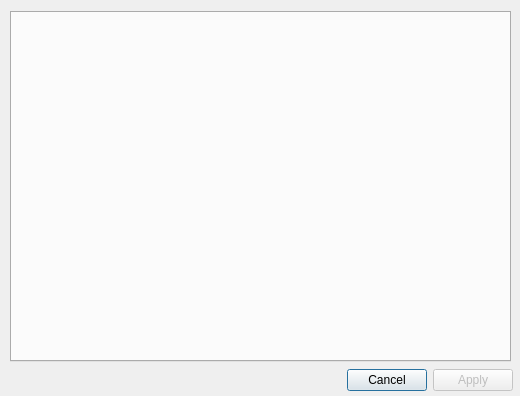
<?xml version="1.0" encoding="UTF-8"?>
<ui version="4.0">
 <class>optionsDialog</class>
 <widget class="QDialog" name="optionsDialog">
  <property name="geometry">
   <rect>
    <x>0</x>
    <y>0</y>
    <width>520</width>
    <height>396</height>
   </rect>
  </property>
  <property name="minimumSize">
   <size>
    <width>520</width>
    <height>396</height>
   </size>
  </property>
  <property name="maximumSize">
   <size>
    <width>520</width>
    <height>396</height>
   </size>
  </property>
  <property name="windowTitle">
   <string>Options:</string>
  </property>
  <widget class="QWidget" name="layoutWidget">
   <property name="geometry">
    <rect>
     <x>10</x>
     <y>10</y>
     <width>503</width>
     <height>382</height>
    </rect>
   </property>
   <layout class="QVBoxLayout" name="verticalLayout_6">
    <item>
     <widget class="QTabWidget" name="tabWidget">
      <property name="minimumSize">
       <size>
        <width>501</width>
        <height>351</height>
       </size>
      </property>
      <property name="maximumSize">
       <size>
        <width>501</width>
        <height>351</height>
       </size>
      </property>
      <property name="whatsThis">
       <string/>
      </property>
      <property name="currentIndex">
       <number>-1</number>
      </property>
     </widget>
    </item>
    <item>
     <layout class="QHBoxLayout" name="horizontalLayout_7">
      <item>
       <spacer name="horizontalSpacer_6">
        <property name="orientation">
         <enum>Qt::Horizontal</enum>
        </property>
        <property name="sizeHint" stdset="0">
         <size>
          <width>40</width>
          <height>20</height>
         </size>
        </property>
       </spacer>
      </item>
      <item>
       <widget class="QPushButton" name="cancelPushButtom">
        <property name="text">
         <string>Cancel</string>
        </property>
       </widget>
      </item>
      <item>
       <widget class="QPushButton" name="applyPushButton">
        <property name="enabled">
         <bool>false</bool>
        </property>
        <property name="text">
         <string>Apply</string>
        </property>
       </widget>
      </item>
     </layout>
    </item>
   </layout>
  </widget>
 </widget>
 <resources/>
 <connections>
  <connection>
   <sender>cancelPushButtom</sender>
   <signal>clicked()</signal>
   <receiver>optionsDialog</receiver>
   <slot>reject()</slot>
   <hints>
    <hint type="sourcelabel">
     <x>374</x>
     <y>383</y>
    </hint>
    <hint type="destinationlabel">
     <x>370</x>
     <y>449</y>
    </hint>
   </hints>
  </connection>
 </connections>
 <slots>
  <slot>changeDialog()</slot>
 </slots>
</ui>
